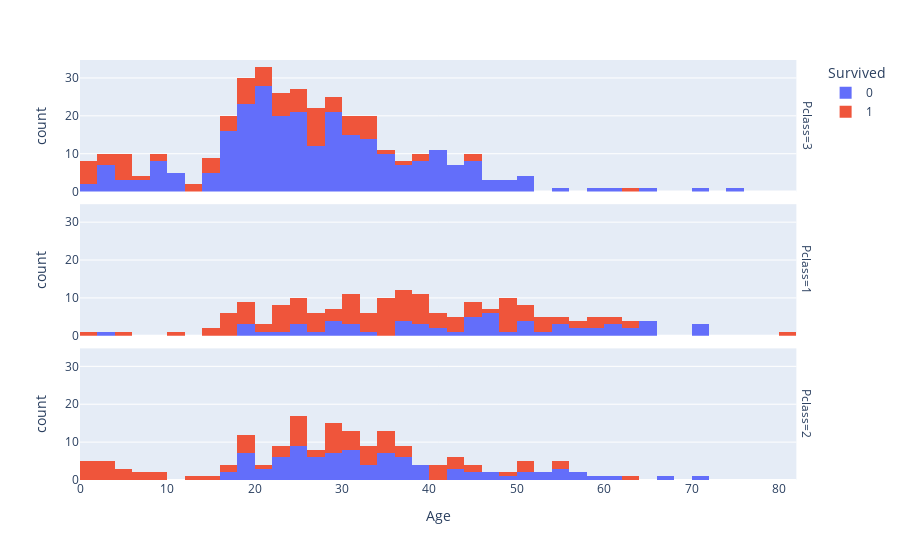

The code cell stored with this chart in its notebook:
### Code cell
#Pclass*Age
fig = px.histogram(train_df, x="Age", color="Survived",facet_row="Pclass")  #px.histogram:we can do sth. in the picture
fig.show()

### Figure 1 — Plotly figure (JSON) as saved in the notebook; plotly's stock layout.template omitted (floating-point values rounded to 4 significant figures; data arrays with more than 128 entries replaced by an {"elided": "..."} marker saying what was removed)
{"data": [{"alignmentgroup": "True", "bingroup": "x", "hovertemplate": "Survived=0<br>Pclass=3<br>Age=%{x}<br>count=%{y}<extra></extra>", "legendgroup": "0", "marker": {"color": "#636efa"}, "name": "0", "offsetgroup": "0", "orientation": "v", "showlegend": true, "type": "histogram", "x": {"elided": "372 float values"}, "xaxis": "x3", "yaxis": "y3"}, {"alignmentgroup": "True", "bingroup": "x", "hovertemplate": "Survived=0<br>Pclass=1<br>Age=%{x}<br>count=%{y}<extra></extra>", "legendgroup": "0", "marker": {"color": "#636efa"}, "name": "0", "offsetgroup": "0", "orientation": "v", "showlegend": false, "type": "histogram", "x": [54, 19, 40, 28, 42, 65, 45, null, 28, 46, 71, 21, 47, 24, 54, 37, 24, 51, null, 61, 56, 50, null, 44, 62, 52, 40, null, 37, null, null, 2, 45.5, 38, 29, 45, null, 22, 27, 50, 64, 30, 65, 47, 56, null, 58, 55, 71, 25, 18, 47, null, 45, 50, 64, 62, null, 36, null, 61, null, 58, 47, 31, 60, 49, null, 36, 70, 19, null, 29, 46, null, 39, null, 38, 31, 33], "xaxis": "x2", "yaxis": "y2"}, {"alignmentgroup": "True", "bingroup": "x", "hovertemplate": "Survived=0<br>Pclass=2<br>Age=%{x}<br>count=%{y}<extra></extra>", "legendgroup": "0", "marker": {"color": "#636efa"}, "name": "0", "offsetgroup": "0", "orientation": "v", "showlegend": false, "type": "histogram", "x": [35, 66, 27, 32, 21, 34, 29, 21, 32.5, 25, 23, 18, 19, 36.5, 42, 51, 30, null, 19, 24, 30, 42, 30, 27, 18, 59, 24, 44, 19, 33, 29, 54, 36, null, 36, 30, 26, 43, 54, 28, 25, 36, 38, 29, 18, 46, 23, 34, null, 30, 31, 36, 48, null, 34, null, 23, 27, 28, 54, 47, 37, 26, 57, 31, 24, 23, 32, 25, 70, null, 60, 25, 52, 39, 52, 34, 50, 25, null, 23, 23, 18, 57, 16, 39, 34, 39, 35, 31, 16, 28, 44, 21, 24, 28, 27], "xaxis": "x", "yaxis": "y"}, {"alignmentgroup": "True", "bingroup": "x", "hovertemplate": "Survived=1<br>Pclass=3<br>Age=%{x}<br>count=%{y}<extra></extra>", "legendgroup": "1", "marker": {"color": "#EF553B"}, "name": "1", "offsetgroup": "1", "orientation": "v", "showlegend": true, "type": "histogram", "x": [26, 27, 4, null, 15, 38, null, null, null, 14, 19, null, null, 17, 32, 30, 29, null, 33, 21, null, null, 12, 24, null, 22, 24, 27, 16, 9, 1, 4, null, 19, null, 18, 26, 16, 27, 16, 5, null, 29, 3, 25, 25, null, 35, 19, 30, 22, null, null, 26, 31, null, 45, null, 3, null, null, null, null, 22, 1, 21, 24, 39, 44, 32, null, null, 5, 29, 0.75, 2, 63, 9, 26, 29, null, 22, 22, 36, 32, null, 32, null, 20, null, 0.75, 23, null, 20, 18, 4, null, null, null, null, 31, 6, 20, 5, 13, 18, 1, 31, 0.42, 27, 27, 27, null, 15, 32, 18, 24, 4, 15], "xaxis": "x3", "yaxis": "y3"}, {"alignmentgroup": "True", "bingroup": "x", "hovertemplate": "Survived=1<br>Pclass=1<br>Age=%{x}<br>count=%{y}<extra></extra>", "legendgroup": "1", "marker": {"color": "#EF553B"}, "name": "1", "offsetgroup": "1", "orientation": "v", "showlegend": false, "type": "histogram", "x": {"elided": "136 float values"}, "xaxis": "x2", "yaxis": "y2"}, {"alignmentgroup": "True", "bingroup": "x", "hovertemplate": "Survived=1<br>Pclass=2<br>Age=%{x}<br>count=%{y}<extra></extra>", "legendgroup": "1", "marker": {"color": "#EF553B"}, "name": "1", "offsetgroup": "1", "orientation": "v", "showlegend": false, "type": "histogram", "x": [14, 55, null, 34, 3, 29, 21, 5, 29, 0.83, 17, 34, 32.5, 29, 40, 1, 32, 3, 35, 19, 8, 24, 50, 41, 42, null, 24, 30, 22, 36, 2, 24, 40, 36, 17, 28, 3, 34, 18, 28, 19, 42, 24, 45, 28, 13, 50, 33, 23, 33, 34, 36, 50, 2, 7, 32, 19, null, 8, 62, 34, 25, null, 24, 22, 24, 4, 28, 18, 40, 31, 45, 27, 6, 30, 30, 4, 48, 0.67, 54, 31, 1, 0.83, 42, 27, 28, 25], "xaxis": "x", "yaxis": "y"}], "layout": {"annotations": [{"font": {}, "showarrow": false, "text": "Pclass=2", "textangle": 90, "x": 0.98, "xanchor": "left", "xref": "paper", "y": 0.1567, "yanchor": "middle", "yref": "paper"}, {"font": {}, "showarrow": false, "text": "Pclass=1", "textangle": 90, "x": 0.98, "xanchor": "left", "xref": "paper", "y": 0.5, "yanchor": "middle", "yref": "paper"}, {"font": {}, "showarrow": false, "text": "Pclass=3", "textangle": 90, "x": 0.98, "xanchor": "left", "xref": "paper", "y": 0.8433, "yanchor": "middle", "yref": "paper"}], "barmode": "relative", "legend": {"title": {"text": "Survived"}, "tracegroupgap": 0}, "margin": {"t": 60}, "xaxis": {"anchor": "y", "domain": [0, 0.98], "title": {"text": "Age"}}, "xaxis2": {"anchor": "y2", "domain": [0, 0.98], "matches": "x", "showticklabels": false}, "xaxis3": {"anchor": "y3", "domain": [0, 0.98], "matches": "x", "showticklabels": false}, "yaxis": {"anchor": "x", "domain": [0, 0.3133], "title": {"text": "count"}}, "yaxis2": {"anchor": "x2", "domain": [0.3433, 0.6567], "matches": "y", "title": {"text": "count"}}, "yaxis3": {"anchor": "x3", "domain": [0.6867, 1.0], "matches": "y", "title": {"text": "count"}}}}
